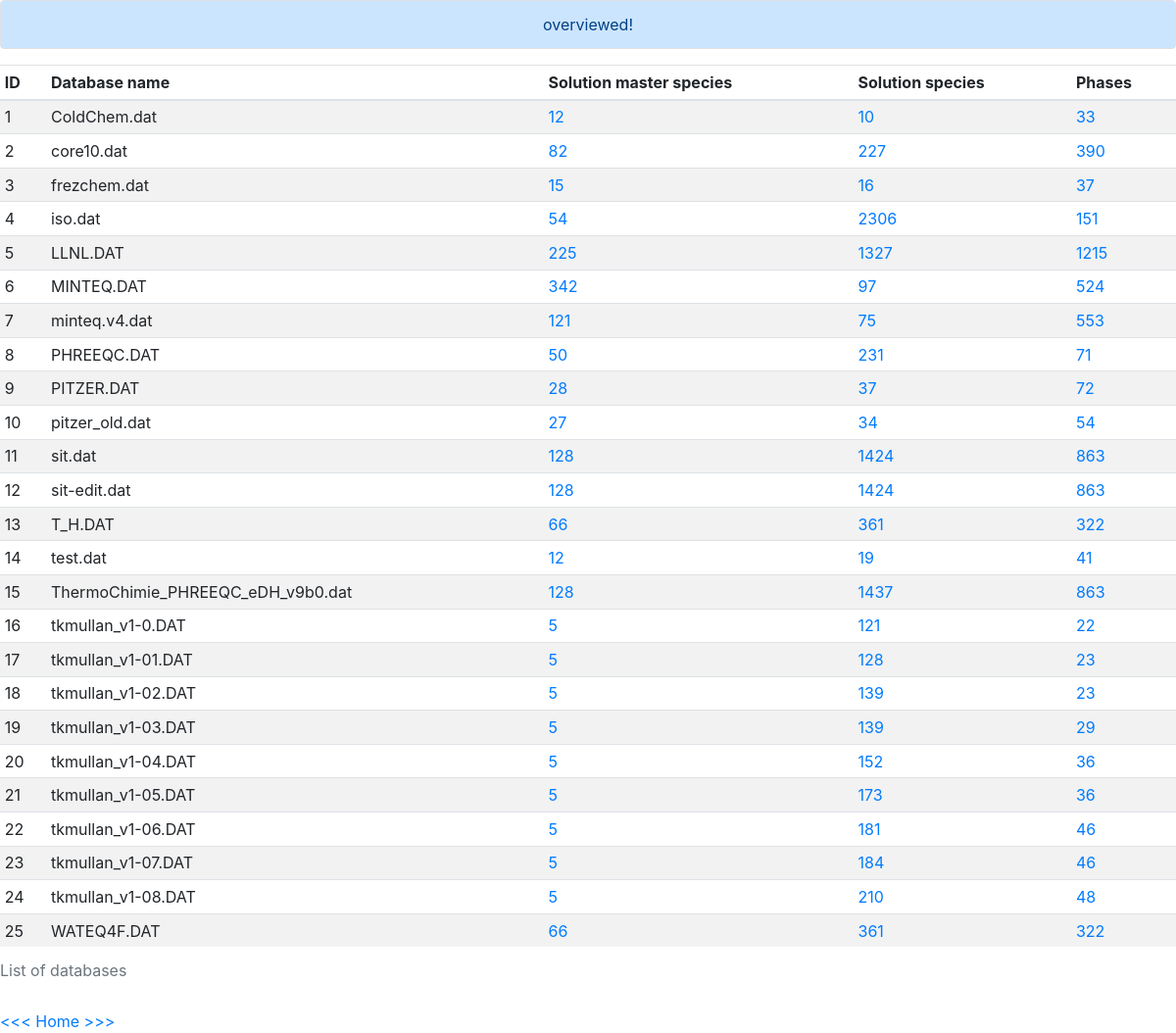
Before: /overview with the older database file.
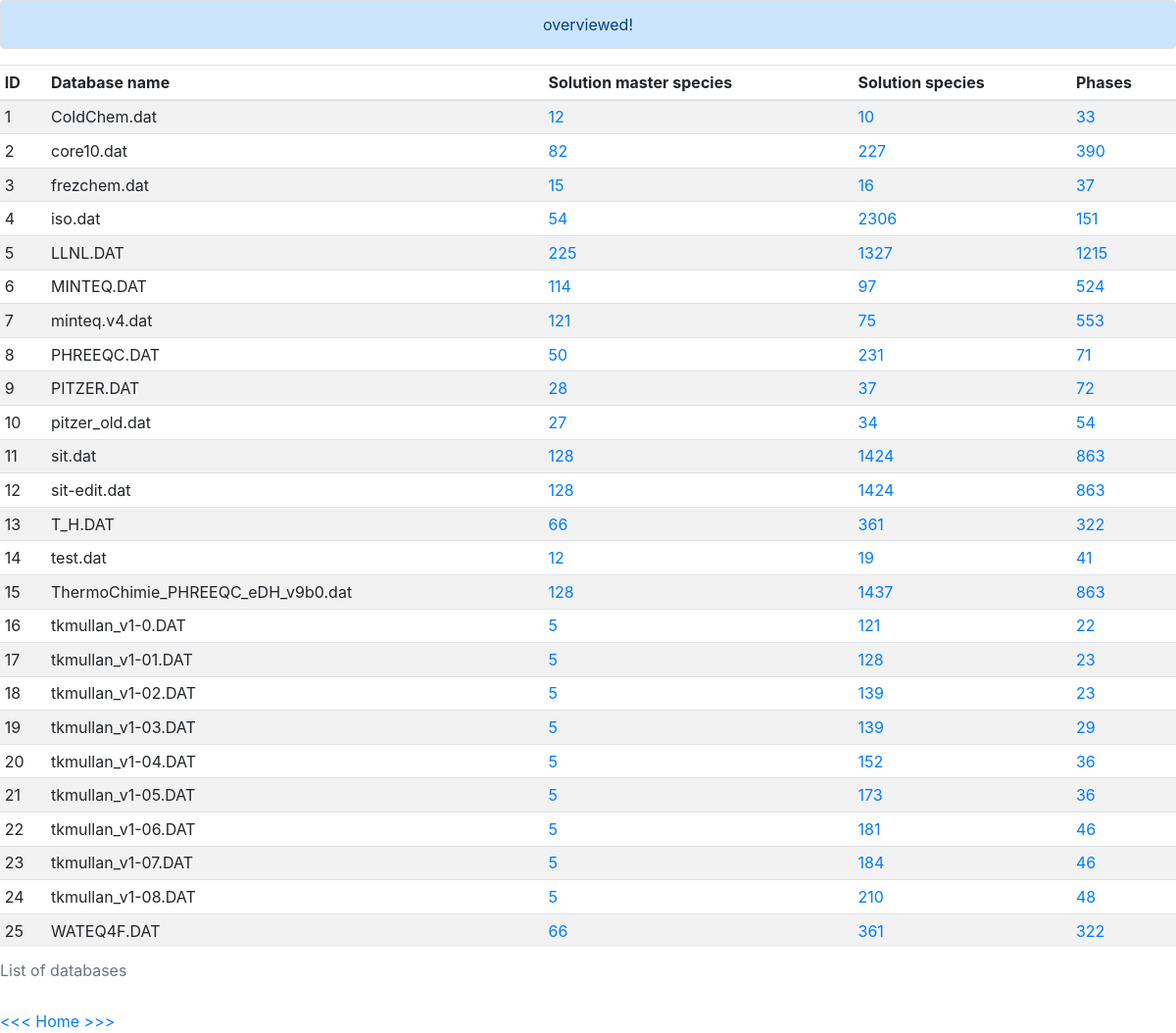
After: the same page with the newer database file.
### tables this page shows
CREATE TABLE db_meta (id INTEGER, name TEXT NOT NULL, solution_master_species INTEGER, solution_species INTEGER, phases INTEGER, PRIMARY KEY(id));

### application.py (the view)
@app.route("/overview")
def summary():
    flask.flash("overviewed!")
    summary = db.execute("SELECT * FROM db_meta")
    return flask.render_template("summary.html", summary=summary)

### templates/summary.html (shortened to what this page needs)
{% extends "layout.html" %}
{% block main %}
<div>
    <table class="table table-hover table-sm table-striped">
        <caption>List of databases</caption>
        <thead>
            <tr>
                <th>ID</th>
                <th>Database name</th>
                <th>Solution master species</th>
                <th>Solution species</th>
                <th>Phases</th>
            </tr>
        </thead>
        <tbody>
            {% for item in summary %}
                <tr>
                    <td>{{ item.id }}</td>
                    <td>{{ item.name }}</td>
                    <td><a href="/details?id={{ item.id }}&type=solution_master_species">{{ item.solution_master_species }}</a></td>
                    <td><a href="/details?id={{ item.id }}&type=solution_species">{{ item.solution_species }}</a></td>
                    <td><a href="/details?id={{ item.id }}&type=phases">{{ item.phases }}</a></td>
                </tr>
            {% endfor %}
        </tbody>
    </table>
</div>
<div>
    <a href="/">&lt;&lt;&lt; Home >>></a>
</div>
{% endblock %}

### templates/layout.html (shortened to what this page needs)
<!DOCTYPE html>
<html lang="en">
    <head>
        <link rel="stylesheet" href="https://cdn.jsdelivr.net/npm/bootstrap@4.5.3/dist/css/bootstrap.min.css">
        <link href="/static/styles.css" rel="stylesheet">
    </head>
    <body>
        {% if get_flashed_messages() %}
            <header>
                <div class="alert alert-primary border text-center" role="alert">
                    {{ get_flashed_messages() | join(" ") }}
                </div>
            </header>
        {% endif %}
        <main>
            {% block main %}{% endblock %}
        </main>
    </body>
</html>

### static/styles.css (style rules this page uses)
thead { font-weight: bold; }

Changed rows visible on the page:
changed db_meta "MINTEQ.DAT": solution_master_species "342" → "114"
